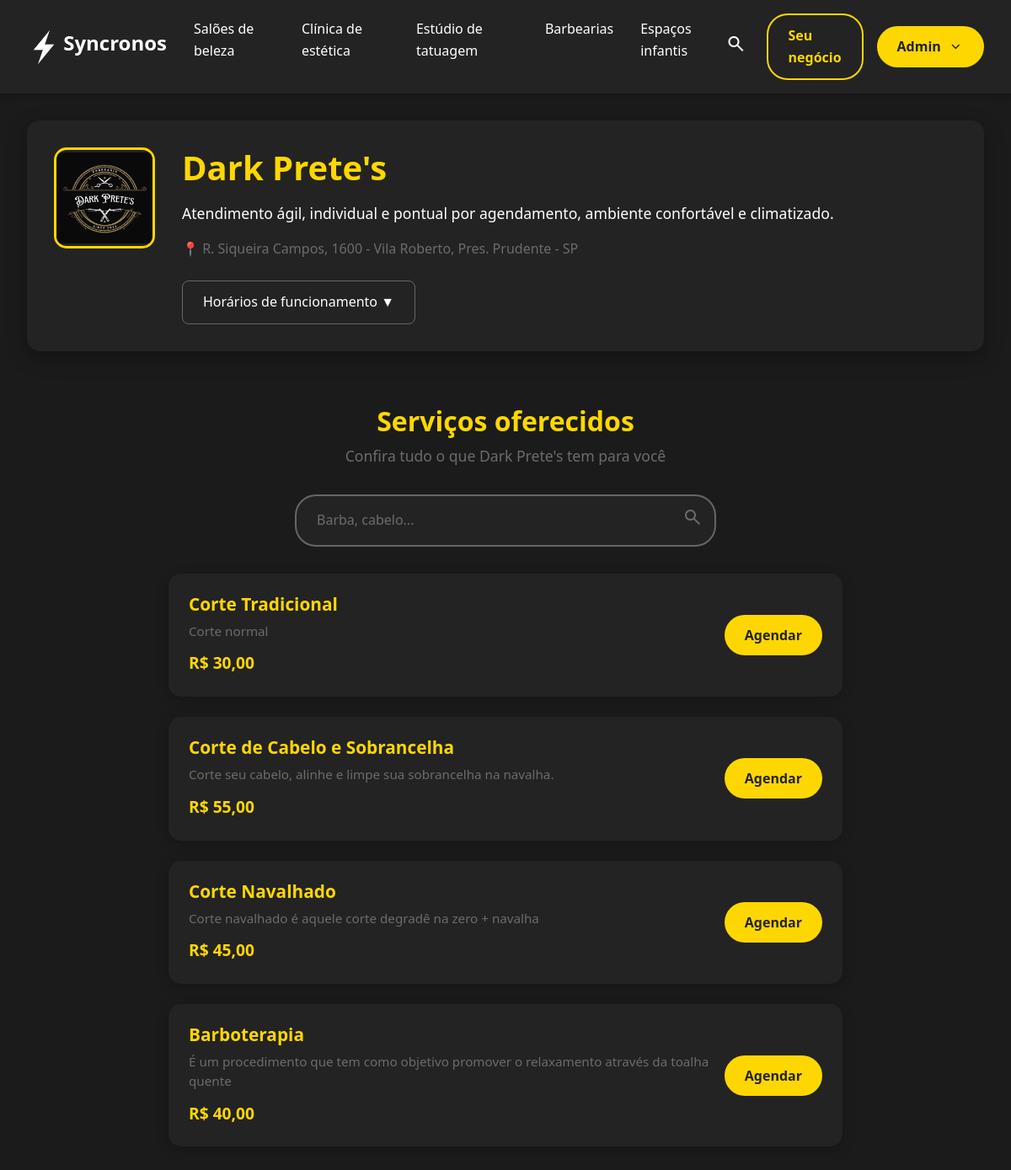
Screenshot of /pages/barbearia.php (signed in) with the database file from the repository.
### tables this page shows
CREATE TABLE `servicos` (
  `idServico` int(11) NOT NULL,
  `Nome` varchar(30) NOT NULL,
  `Descricao` varchar(255) DEFAULT NULL,
  `Preco` decimal(10,2) DEFAULT NULL,
  `Duracao` varchar(20) DEFAULT NULL
);

### controller/ServicoController.php (called while the page is built, shortened)
<?php
require_once __DIR__ . '/../config/conexao.php';
class ServicoController
{
  private $conexao;
  public function __construct()
  {
    $db = new Conexao();
    $this->conexao = $db->conectar();
  }
  public function listarServicos()
  {
    try {
      $stmt = $this->conexao->prepare("SELECT * FROM servicos ORDER BY idServico ASC");
      $stmt->execute();
      return $stmt->fetchAll(PDO::FETCH_ASSOC);
    } catch (PDOException $e) {
      echo "Erro ao listar serviços: " . $e->getMessage();
      return [];
    }
  }
}

### config/conexao.php (called while the page is built, shortened)
<?php
class Conexao
{
    private $host = "localhost";
    private $db_name = "syncronos";
    private $username = "root";
    private $password = "";
    public function conectar()
    {
        $this->conn = null;
        try {
            $this->conn = new PDO(
                "mysql:host={$this->host};dbname={$this->db_name}",
                $this->username,
                $this->password
            );
            $this->conn->exec("set names utf8");
        } catch (PDOException $e) {
            echo "Erro na conexão: " . $e->getMessage();
        }
        return $this->conn;
    }
}

### pages/barbearia.php (the view, shortened to what this page needs)
<?php
require_once '../controller/ServicoController.php';
$servicoController = new ServicoController();
$servicos = $servicoController->listarServicos();
?>
<!DOCTYPE html>
<html lang="pt-BR">
<head>
  <link href="https://cdn.jsdelivr.net/npm/bootstrap@5.3.0/dist/css/bootstrap.min.css" rel="stylesheet" />
  <link rel="stylesheet" href="../assets/css/barbearia.css" />
</head>
<body data-user-id="<?= $_SESSION['usuario_id'] ?>">
  <header class="header">
    <div class="logo">
      <img src="../assets/images/Syncronos-branco.png" alt="Syncronos" class="logo-img" />
      <h2>Syncronos</h2>
    </div>
    <nav>
      <ul class="nav-menu">
        <li><a href="#">Salões de beleza</a></li>
        <li><a href="#">Clínica de estética</a></li>
        <li><a href="#">Estúdio de tatuagem</a></li>
        <li><a href="#">Barbearias</a></li>
        <li><a href="#">Espaços infantis</a></li>
      </ul>
    </nav>
    <div class="header-actions">
      <div class="search-icon">
        <span class="material-symbols-outlined">search</span>
      </div>
      <a href="#" class="btn-outline">Seu negócio</a>
      <?php if (isset($_SESSION['usuario_id'])): ?>
        <div class="user-dropdown">
          <button class="user-dropdown-toggle" onclick="toggleUserDropdown()">
            <span class="user-name">
              <?php echo htmlspecialchars($_SESSION['usuario_nome']); ?>
            </span>
            <span class="material-symbols-outlined dropdown-arrow">keyboard_arrow_down</span>
          </button>
        </div>
      <?php else: ?>
        <a href="../auth/login.php" class="btn-primary">Entrar</a>
      <?php endif; ?>
    </div>
  </header>
  <div class="business-header">
    <div class="business-info">
      <div class="business-logo">
        <img src="../assets/images/logo300.png" alt="Dark Prete's" class="business-logo-img" />
      </div>
      <div class="business-details">
        <h1>Dark Prete's</h1>
        <div class="description">
          Atendimento ágil, individual e pontual por agendamento, ambiente confortável e climatizado.
        </div>
        <div class="address">
          📍 R. Siqueira Campos, 1600 - Vila Roberto, Pres. Prudente - SP
        </div>
        <div class="hours-section" id="hours-section">
          <button class="hours-toggle" onclick="toggleHours()">Horários de funcionamento ▼</button>
        </div>
      </div>
    </div>
  </div>
  <div class="services-section">
    <div class="services-header">
      <h2>Serviços oferecidos</h2>
      <p class="services-subtitle">
        Confira tudo o que Dark Prete's tem para você
      </p>
    </div>
    <div class="services-content">
      <div class="services-main">
        <div class="search-box">
          <input type="text" class="search-input" placeholder="Barba, cabelo..." />
          <div class="search-icon-input">
            <span class="material-symbols-outlined">search</span>
          </div>
        </div>
        <?php foreach ($servicos as $servico): ?>
          <div class="service-card" data-servico-id="<?= $servico['idServico'] ?>">
            <div class="service-info">
              <h3><?= htmlspecialchars($servico['Nome']) ?></h3>
              <p class="service-description">
                <?= htmlspecialchars($servico['Descricao']) ?>
              </p>
              <div class="service-price">
                R$ <?= number_format($servico['Preco'], 2, ',', '.') ?>
              </div>
            </div>
            <button class="btn-agendar btn btn-primary">Agendar</button>
          </div>
        <?php endforeach; ?>
      </div>
    </div>
  </div>
</body>
</html>

### rows the page displays
servicos: Nome "Corte Tradicional", Descricao "Corte normal", Preco "30,00"
servicos: Nome "Corte de Cabelo e Sobrancelha", Descricao "Corte seu cabelo, alinhe e limpe sua sobrancelha na navalha.", Preco "55,00"
servicos: Nome "Corte Navalhado", Descricao "Corte navalhado é aquele corte degradê na zero + navalha", Preco "45,00"
servicos: Nome "Barboterapia", Descricao "É um procedimento que tem como objetivo promover o relaxamento através da toalha quente", Preco "40,00"

### other values shown
$_SESSION['usuario_nome'] "Admin"
